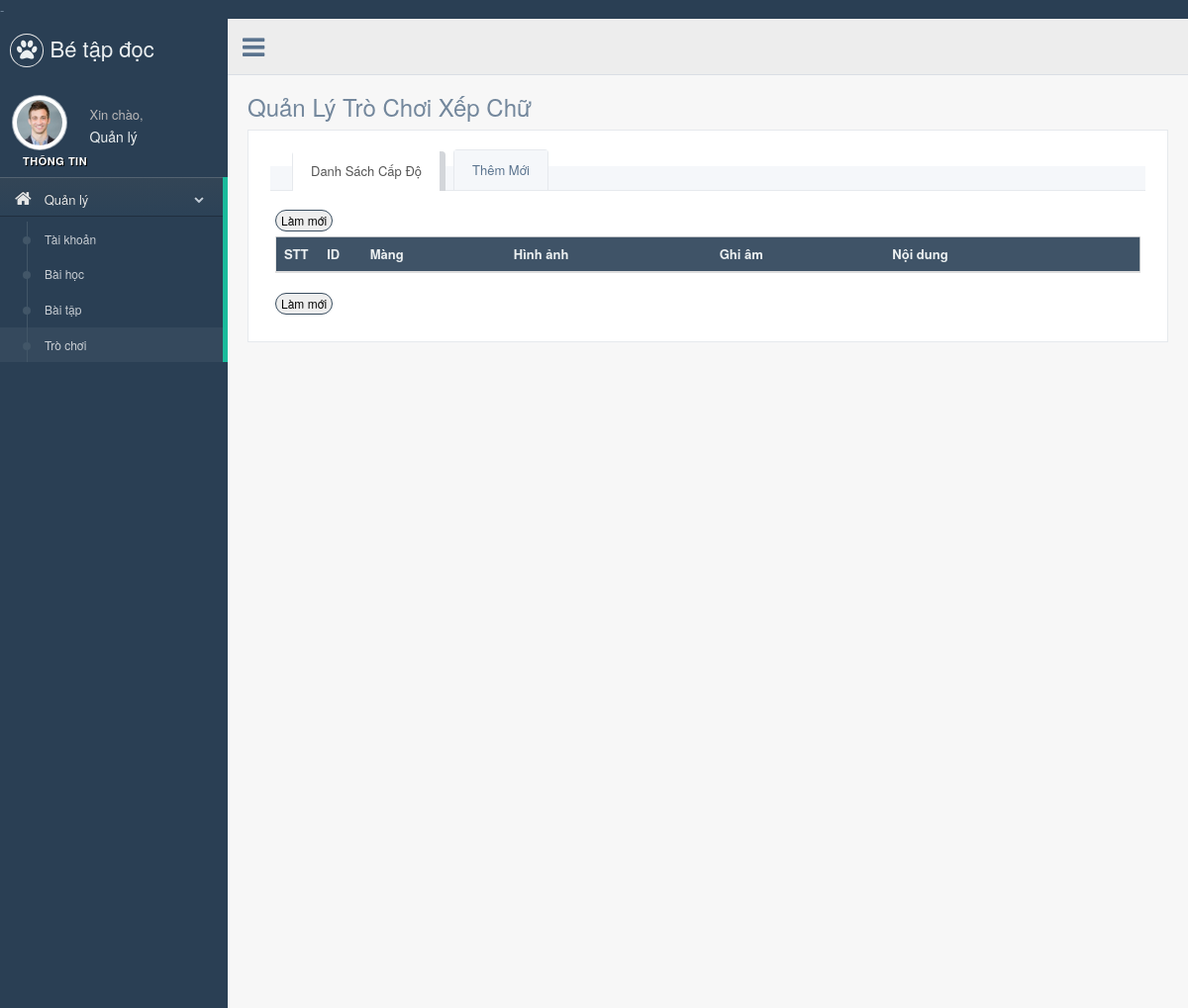
/Source-code/admin/quanly_trochoi.php, run on an earlier commit of the app's database.
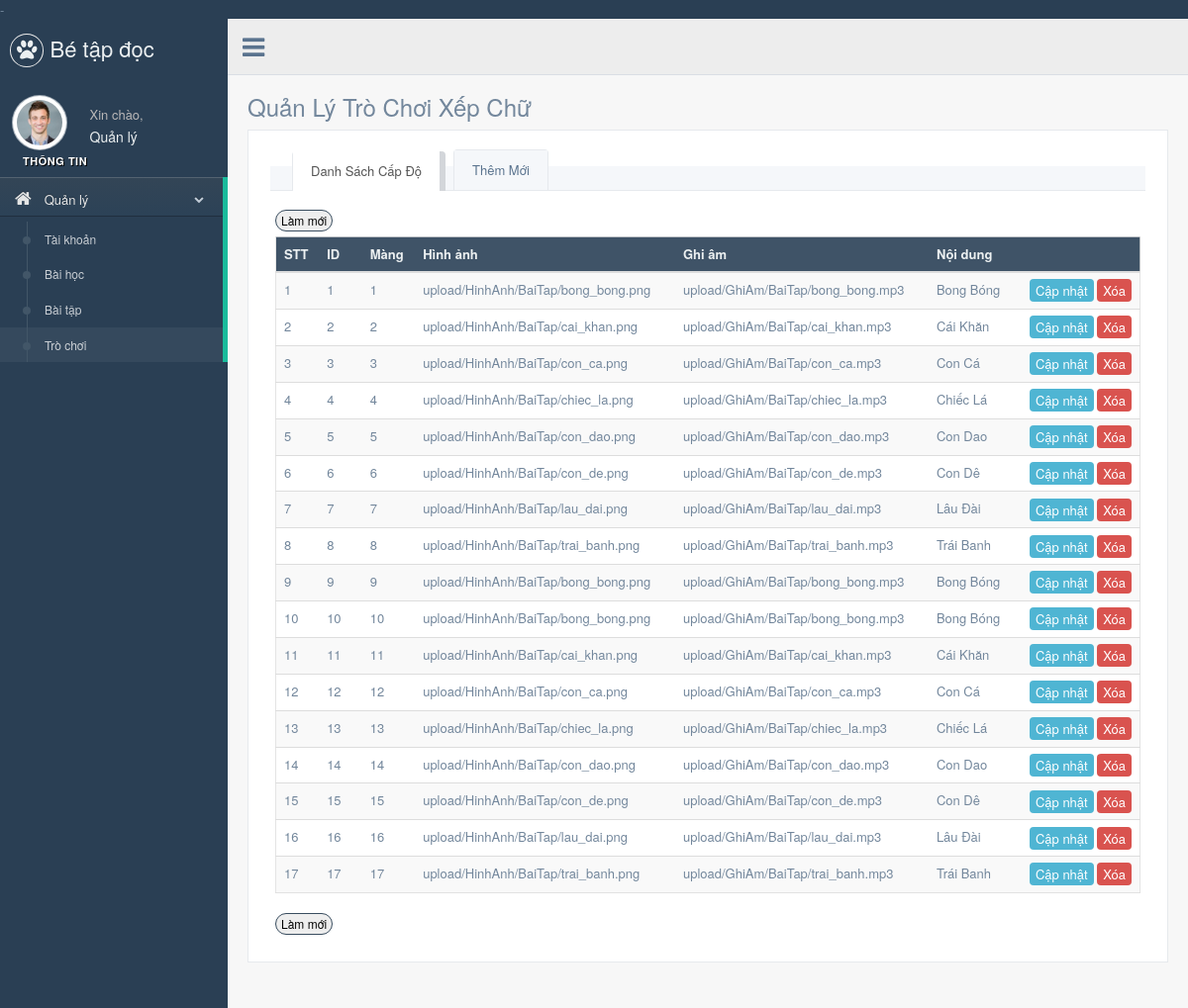
And on a later commit of the database.
### tables this page shows
CREATE TABLE IF NOT EXISTS `xepchu` (
  `xc_ID` int(11) NOT NULL,
  `xc_level` int(11) NOT NULL,
  `xc_DuongDanHinhAnh` varchar(200) NOT NULL,
  `xc_DuongDanGhiAm` varchar(200) NOT NULL,
  `xc_NoiDung` varchar(150) NOT NULL,
  `xc_Khoa` int(11) NOT NULL,
  PRIMARY KEY (`xc_ID`)
);

### Source-code/dataconfig/dataprovider.php (called while the page is built, shortened)
<?php
class DataProvider
{
  public static function GetRows($sql)
  {
	$connection = mysqli_connect(HOSTNAME,USERNAME,PASSWORD,DATABASE) or
      	die ("couldn't connect to localhost");
    mysqli_query($connection,"set names 'utf8'");
    $returnresult = null;
    $result = mysqli_query($connection,$sql);
	$i = 0;
	while ($row = mysqli_fetch_array($result))
	{
		$returnresult[$i++] = $row;
	}
    return $returnresult;
	}
}
?>

### Source-code/admin/include/inc-quanly-trochoixc.php (the view, shortened to what this page needs)
<?php
	include_once '../dataconfig/dataprovider.php';
	?>
                    <div class="row">
                        <div class="col-md-12 col-sm-12 col-xs-12">
                            <div class="x_panel">
					<div class="x_content">
                        <div class="" role="tabpanel" data-example-id="togglable-tabs">
							<ul id="myTab1" class="nav nav-tabs bar_tabs" role="tablist">
								<li role="presentation" class="active"><a href="#tab_content1" id="home-tabb" role="tab" data-toggle="tab" aria-controls="home" aria-expanded="true">Danh Sách Cấp Độ</a>
                                </li>
                                <li role="presentation" class=""><a href="#tab_content2" role="tab" id="profile-tabb" data-toggle="tab" aria-controls="profile" aria-expanded="false">Thêm Mới</a>
								</li>
							</ul>
							<div id="myTabContent1" class="tab-content">
								<div role="tabpanel" class="tab-pane fade active in" id="tab_content1" aria-labelledby="home-tab">
									<div class="x_content">
										<button onclick="refresher()" class="btn btn-round btnx-green btn-xs">Làm mới</button>
										<table id="example" class="table table-striped responsive-utilities jambo_table">
											<thead>
												<tr class="headings">
													<th style="width: 5%;">STT </th>
													<th style="width: 5%;">ID </th>
													<th>Màng</th>
													<th>Hình ảnh</th>
													<th>Ghi âm</th>
													<th>Nội dung</th>
													<th style=""></th>
												</tr>
											</thead>
											<tbody>
											<?php
											$i = 0;
											$sql = "SELECT xc_ID, xc_level, xc_DuongDanHinhAnh, xc_DuongDanGhiAm, xc_NoiDung FROM xepchu";
											$result = DataProvider::GetRows($sql);
											if($result != null)
											{
												foreach ($result as $value)
												{
													$i++;
												?>
												<tr class="<?php echo $i % 2 ==0 ? 'even pointer' : 'odd pointer'; ?>">
													<td class=" "><?php echo $i; ?></td>
													<td class=" "><?php echo $value['xc_ID']; ?></td>
													<td class=" "><?php echo $value['xc_level']; ?></td>
													<td class=" "><?php echo $value['xc_DuongDanHinhAnh']; ?></td>
													<td class=" "><?php echo $value['xc_DuongDanGhiAm']; ?></td>
													<td class=" "><?php echo $value['xc_NoiDung']; ?></td>
													<td align="right">
														<a  href="#tab_content3" role="tab" id="profile-tabb2" data-toggle="tab" aria-controls="profile" aria-expanded="false" onclick="edit('<?php echo $value['xc_ID'];?>','<?php echo $value['xc_level'];?>','<?php echo $value['xc_DuongDanHinhAnh'];?>','<?php echo $value['xc_DuongDanGhiAm'];?>','<?php echo $value['xc_NoiDung'];?>')" class=" btnx btnx-tear"> Cập nhật</a>
														<a  href="process/xuly_trochoixc_get.php?mode=3&id=<?php echo $value['xc_ID'];?>" class="btnx btnx-red" > Xóa</a>
													</td>
												</tr>
											<?php
												}
											}
											?>
											</tbody>
										</table>
										<button onclick="refresher()" class="btn btn-round btnx-green btn-xs">Làm mới</button>
									</div>
								</div>
								</div>
							</div>
						</div>
					</div>
                            </div>
                        </div>
                        <br />
                        <br />
                        <br />
                    </div>

What changed in the data, as far as the page shows it:
added xepchu: xc_ID "1", xc_level "1", xc_DuongDanHinhAnh "upload/HinhAnh/BaiTap/bong_bong.png", xc_DuongDanGhiAm "upload/GhiAm/BaiTap/bong_bong.mp3", xc_NoiDung "Bong Bóng"
added xepchu: xc_ID "2", xc_level "2", xc_DuongDanHinhAnh "upload/HinhAnh/BaiTap/cai_khan.png", xc_DuongDanGhiAm "upload/GhiAm/BaiTap/cai_khan.mp3", xc_NoiDung "Cái Khăn"
added xepchu: xc_ID "3", xc_level "3", xc_DuongDanHinhAnh "upload/HinhAnh/BaiTap/con_ca.png", xc_DuongDanGhiAm "upload/GhiAm/BaiTap/con_ca.mp3", xc_NoiDung "Con Cá"
added xepchu: xc_ID "4", xc_level "4", xc_DuongDanHinhAnh "upload/HinhAnh/BaiTap/chiec_la.png", xc_DuongDanGhiAm "upload/GhiAm/BaiTap/chiec_la.mp3", xc_NoiDung "Chiếc Lá"
added xepchu: xc_ID "5", xc_level "5", xc_DuongDanHinhAnh "upload/HinhAnh/BaiTap/con_dao.png", xc_DuongDanGhiAm "upload/GhiAm/BaiTap/con_dao.mp3", xc_NoiDung "Con Dao"
added xepchu: xc_ID "6", xc_level "6", xc_DuongDanHinhAnh "upload/HinhAnh/BaiTap/con_de.png", xc_DuongDanGhiAm "upload/GhiAm/BaiTap/con_de.mp3", xc_NoiDung "Con Dê"
added xepchu: xc_ID "7", xc_level "7", xc_DuongDanHinhAnh "upload/HinhAnh/BaiTap/lau_dai.png", xc_DuongDanGhiAm "upload/GhiAm/BaiTap/lau_dai.mp3", xc_NoiDung "Lâu Đài"
added xepchu: xc_ID "8", xc_level "8", xc_DuongDanHinhAnh "upload/HinhAnh/BaiTap/trai_banh.png", xc_DuongDanGhiAm "upload/GhiAm/BaiTap/trai_banh.mp3", xc_NoiDung "Trái Banh"
added xepchu: xc_ID "9", xc_level "9", xc_DuongDanHinhAnh "upload/HinhAnh/BaiTap/bong_bong.png", xc_DuongDanGhiAm "upload/GhiAm/BaiTap/bong_bong.mp3", xc_NoiDung "Bong Bóng"
added xepchu: xc_ID "10", xc_level "10", xc_DuongDanHinhAnh "upload/HinhAnh/BaiTap/bong_bong.png", xc_DuongDanGhiAm "upload/GhiAm/BaiTap/bong_bong.mp3", xc_NoiDung "Bong Bóng"
added xepchu: xc_ID "11", xc_level "11", xc_DuongDanHinhAnh "upload/HinhAnh/BaiTap/cai_khan.png", xc_DuongDanGhiAm "upload/GhiAm/BaiTap/cai_khan.mp3", xc_NoiDung "Cái Khăn"
added xepchu: xc_ID "12", xc_level "12", xc_DuongDanHinhAnh "upload/HinhAnh/BaiTap/con_ca.png", xc_DuongDanGhiAm "upload/GhiAm/BaiTap/con_ca.mp3", xc_NoiDung "Con Cá"
added xepchu: xc_ID "13", xc_level "13", xc_DuongDanHinhAnh "upload/HinhAnh/BaiTap/chiec_la.png", xc_DuongDanGhiAm "upload/GhiAm/BaiTap/chiec_la.mp3", xc_NoiDung "Chiếc Lá"
added xepchu: xc_ID "14", xc_level "14", xc_DuongDanHinhAnh "upload/HinhAnh/BaiTap/con_dao.png", xc_DuongDanGhiAm "upload/GhiAm/BaiTap/con_dao.mp3", xc_NoiDung "Con Dao"
added xepchu: xc_ID "15", xc_level "15", xc_DuongDanHinhAnh "upload/HinhAnh/BaiTap/con_de.png", xc_DuongDanGhiAm "upload/GhiAm/BaiTap/con_de.mp3", xc_NoiDung "Con Dê"
added xepchu: xc_ID "16", xc_level "16", xc_DuongDanHinhAnh "upload/HinhAnh/BaiTap/lau_dai.png", xc_DuongDanGhiAm "upload/GhiAm/BaiTap/lau_dai.mp3", xc_NoiDung "Lâu Đài"
added xepchu: xc_ID "17", xc_level "17", xc_DuongDanHinhAnh "upload/HinhAnh/BaiTap/trai_banh.png", xc_DuongDanGhiAm "upload/GhiAm/BaiTap/trai_banh.mp3", xc_NoiDung "Trái Banh"
